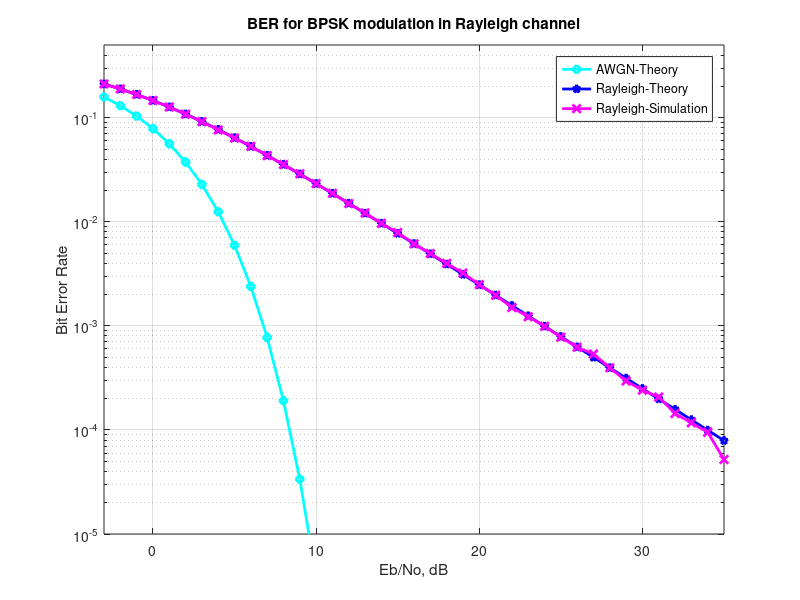

MATLAB code for this plot: (Note: this script raises an error after producing the figure.)
%chathurangab@sltc.ac.lk
% %%%%%%%%%%%%%%%%%%%%%%%%%%%%%%%%%%%%%%%%%%%%%%%%%%%%%%%%%

% Script for computing the BER for BPSK modulation in a
% Rayleigh fading channel

clear
N = 10^6 % number of bits or symbols

% Transmitter
ip = rand(1,N)>0.5; % generating 0,1 with equal probability
s = 2*ip-1; % BPSK modulation 0 -> -1; 1 -> 0 

 
Eb_N0_dB = [-3:35]; % multiple Eb/N0 values

for ii = 1:length(Eb_N0_dB)
   
   n = 1/sqrt(2)*[randn(1,N) + j*randn(1,N)]; % white gaussian noise, 0dB variance 
   h = 1/sqrt(2)*[randn(1,N) + j*randn(1,N)]; % Rayleigh channel
   
   % Channel and noise Noise addition
   y = h.*s + 10^(-Eb_N0_dB(ii)/20)*n; 

   % equalization
   yHat = y./h;

   % receiver - hard decision decoding
   ipHat = real(yHat)>0;
 
   % counting the errors
   nErr(ii) = size(find([ip- ipHat]),2);

end

simBer = nErr/N; % simulated ber
theoryBerAWGN = 0.5*erfc(sqrt(10.^(Eb_N0_dB/10))); % theoretical ber
EbN0Lin = 10.^(Eb_N0_dB/10);
theoryBer = 0.5.*(1-sqrt(EbN0Lin./(EbN0Lin+1)));

% plot
close all
figure
semilogy(Eb_N0_dB,theoryBerAWGN,'cd-','LineWidth',2);
hold on
semilogy(Eb_N0_dB,theoryBer,'bp-','LineWidth',2);
semilogy(Eb_N0_dB,simBer,'mx-','LineWidth',2);
axis([-3 35 10^-5 0.5])
grid on
legend('AWGN-Theory','Rayleigh-Theory', 'Rayleigh-Simulation');
xlabel('Eb/No, dB');
ylabel('Bit Error Rate');
title('BER for BPSK modulation in Rayleigh channel');

%excel

T = array2table(ii,yHat,simBer);
disp(N)
disp(simBer)









